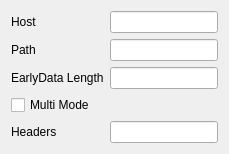
              <widget class="QWidget" name="xray_common_box" native="true">
               <layout class="QGridLayout" name="gridLayout_11">
                <item row="0" column="0">
                 <widget class="QLabel" name="xray_host_l">
                  <property name="text">
                   <string>Host</string>
                  </property>
                  <property name="buddy">
                   <cstring>xray_host</cstring>
                  </property>
                 </widget>
                </item>
                <item row="4" column="0">
                 <widget class="QLabel" name="xray_headers_l">
                  <property name="text">
                   <string>Headers</string>
                  </property>
                  <property name="buddy">
                   <cstring>xray_headers</cstring>
                  </property>
                 </widget>
                </item>
                <item row="0" column="1">
                 <widget class="QLineEdit" name="xray_host"/>
                </item>
                <item row="1" column="1">
                 <widget class="QLineEdit" name="xray_path"/>
                </item>
                <item row="4" column="1">
                 <widget class="QLineEdit" name="xray_headers"/>
                </item>
                <item row="1" column="0">
                 <widget class="QLabel" name="xray_path_l">
                  <property name="text">
                   <string>Path</string>
                  </property>
                  <property name="buddy">
                   <cstring>xray_path</cstring>
                  </property>
                 </widget>
                </item>
                <item row="2" column="0">
                 <widget class="QLabel" name="xray_ed_label">
                  <property name="text">
                   <string>EarlyData Length</string>
                  </property>
                  <property name="buddy">
                   <cstring>xray_ed_length</cstring>
                  </property>
                 </widget>
                </item>
                <item row="2" column="1">
                 <widget class="QLineEdit" name="xray_ed_length"/>
                </item>
                <item row="3" column="0">
                 <widget class="QCheckBox" name="xray_multi_mode">
                  <property name="text">
                   <string>Multi Mode</string>
                  </property>
                 </widget>
                </item>
               </layout>
              </widget>
